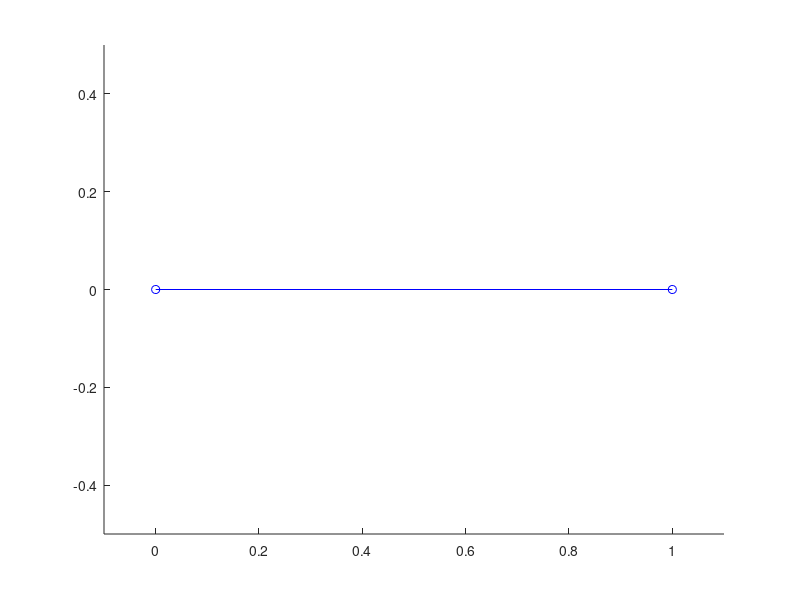

Write the MATLAB code that produced this figure. (Note: this script raises an error after producing the figure.)
clear all;

%% https://github.com/trailingend/matlab-de-casteljau

% Init control polygon
figure;
hold on
axis([-.1 1.1 -.5 .5]);

x = [0, 1];
y = [0, 0];

% Add additional points interactively
plot(x, y, 'b-o');
hold off

[x_new, y_new] = getpts();
x = [0, x_new', 1];
y = [0, y_new', 0];

canManipulatePts = false;

while (true)
    clf;
    % Plot control polygon
    plot(x, y, 'b-o');
    hold on;

    % Allocate Memory for curve
    stepSize = 0.01; % hundreds pts + 1
    u = 0: stepSize: 1;
    numOfU = length(u);
    c = zeros(2, numOfU);

    % Iterate over curve and apply deCasteljau
    numOfPts = length(x);
    pts = [x; y];
    for i = 1: numOfU
        ui = u(i);
        c(:, i) = decasteljau(ui, pts, numOfPts, numOfPts);
    end

    % Plot curve
    axis([-.1 1.1 -.5 .5]);
    plot(c(1, :), c(2, :), '-r');
    canManipulatePts = true;

    % Manipulate points
    if (canManipulatePts)
        pts = reposition(pts);
        x = pts(1, :);
        y = pts(2, :);
    end
end



function cPoly = reposition(cPoly)
    % Select point
    pointSelected = false;
    edgeSelected = false;
    i = -1;
    idx_prev = -1;
    idx_next = -1;
    while not (pointSelected)
        
        [a, b] = ginput(1);
        diffX = abs(cPoly(1, :) - a);
        diffY = abs(cPoly(2, :) - b);
        [minX, iX] = min(diffX);
        [minY, iY] = min(diffY);
        
        dist = sqrt((cPoly(1, :) - a) .^ 2 + (cPoly(2, :) - b) .^ 2);
        dist_sorted = sort(dist);
        dist1 = dist_sorted(1);
        dist2 = dist_sorted(2);
        idx_1 = find(dist == dist1);
        idx_2 = find(dist == dist2);
        if iX == iY && minX < 0.1 && minY < 0.1
            i = iX;
            pointSelected = true;
            break;
        elseif abs(idx_1 - idx_2) == 1            
            if (idx_1 < idx_2)
                idx_prev = idx_1;
                idx_next = idx_2;
            else
                idx_prev = idx_2;
                idx_next = idx_1;
            end
            edgeSelected = true;
            break;
        end
    end
    
    % Select new pos
    if (pointSelected)
        scatter(cPoly(1, i), cPoly(2, i), 'g');
        [a, b] = ginput(1);
        cPoly(1, i) = a;
        cPoly(2, i) = b;
    end
    
    if (edgeSelected)
        disp(idx_prev)
        disp(idx_next)
        plot(cPoly(1, idx_prev: idx_next), cPoly(2, idx_prev: idx_next), 'g-');
        [a, b] = ginput(1);
        idx_curr = idx_prev;
        cPoly = [cPoly(1, 1: idx_curr) a cPoly(1, idx_curr + 1: end); cPoly(2, 1: idx_curr) b cPoly(2, idx_curr + 1: end)];
    end
end